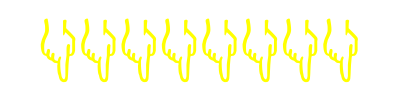

Recreate this plot in Python.
import os
import subprocess
import PIL.Image
from PIL import Image, ImageDraw, ImageFont

class Emoji:
    def __init__(self) -> None:
        pass
    def generateViaMagick(self, emoji, size, color = "white", output_file = "emoji/emoji.png"):
        """
        size is of format 50x50
        raise error or return 0 upon succcess
        """
        resutl = subprocess.run([
            os.path.join(os.environ['MAGICK_HOME'],  'magick.exe'),
            'convert', '-font', 'Symbola', '-size', f'{size}',
            '-gravity', 'center', '-fill', f'{color}', '-background', 'rgba(0,0,0,0)', f'label:{emoji}', output_file])
        return resutl.returncode

    def show(self, output_file):
        image = PIL.Image.open(output_file)
        image.show()

    def readAsImage(self, file = "emoji/emoji.png"):
        return PIL.Image.open(file)

    def generateViaSymbola(self):
        back_ground_color = (255, 255, 255)
        font_color = (0, 0, 0)

        normal_text = "My input text"
        # normal_font = ImageFont.truetype("PatuaOne-Regular.ttf", 36)
        unicode_text = u"👇"
        unicode_font = ImageFont.truetype("fonts/Symbola.ttf", 36)
        im = Image.new("RGB", (400, 400), back_ground_color)
        draw = ImageDraw.Draw(im)
        draw.text((80, 80), "other " + unicode_text, font=unicode_font, fill=font_color)
        im.show()

    def generateViaNoto(self, im, emoji, location, font_size):
        font = "fonts/seguiemj.ttf"
        fnt = ImageFont.truetype(font, size = font_size, layout_engine=ImageFont.LAYOUT_BASIC)
        draw = ImageDraw.Draw(im)
        draw.text(location, emoji, embedded_color=True, font=fnt )
        return im

# emoji = Emoji()
# # emoji.generate('👇👇👇👇👇👇👇👇', "400x100", "yellow")
# # emoji.generateViaSymbola()
# im = Image.new("RGBA", (900, 900), (100, 100, 100, 100))
# emoji.generateViaNoto(im, "😎", (0, 32), 150)
